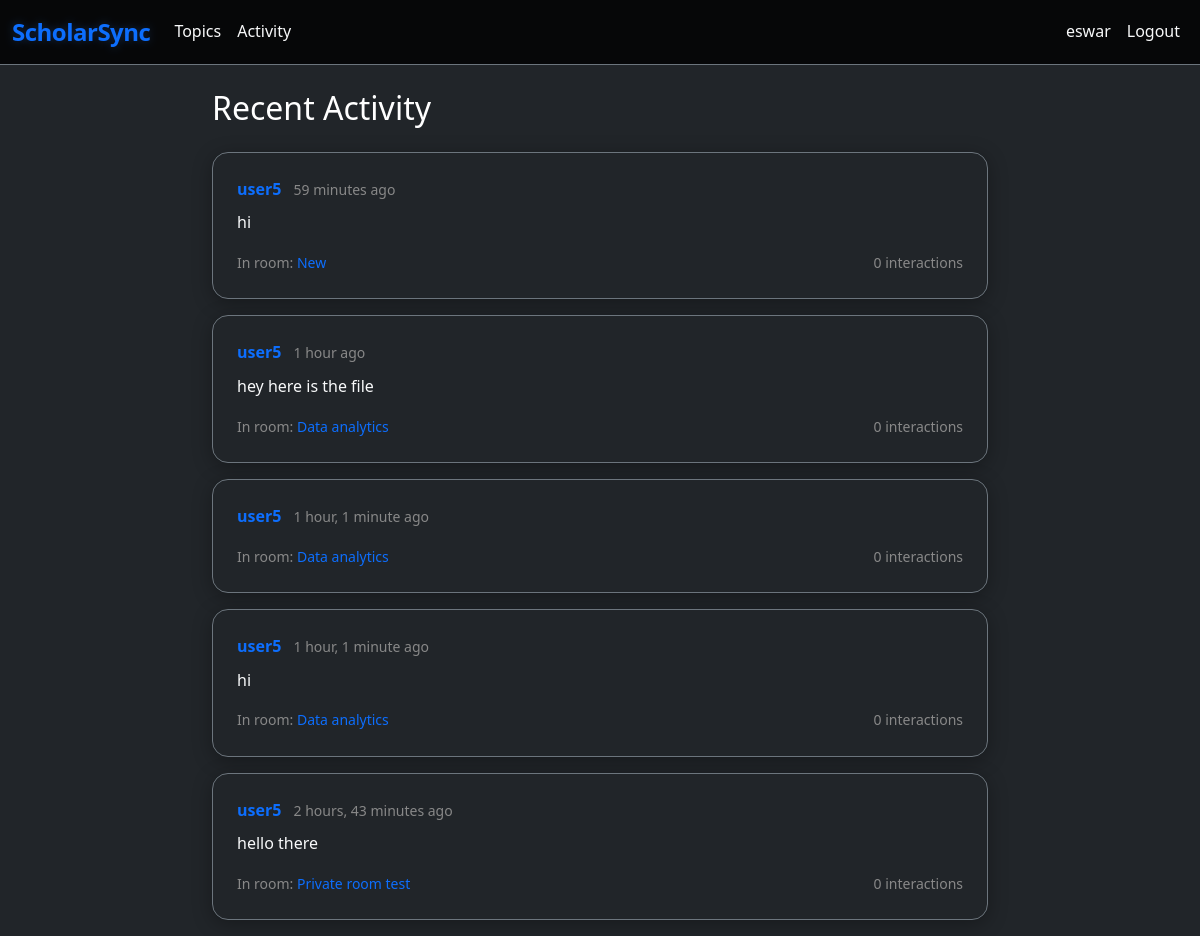
Screenshot of /activity/ (signed in) with the database file from the repository.
### base/models.py (models this page shows, shortened)
class Message(models.Model):
    user = models.ForeignKey(User, on_delete=models.CASCADE)
    room = models.ForeignKey(Room, on_delete=models.CASCADE)
    body = models.TextField()
    file_attachment = models.FileField(upload_to=get_file_path, null=True, blank=True)
    file_name = models.CharField(max_length=255, blank=True, null=True)
    file_type = models.CharField(max_length=20, blank=True, null=True)  # image, audio, video, document
    updated = models.DateTimeField(auto_now=True)
    created = models.DateTimeField(auto_now_add=True)
    class Meta:
        ordering = ['-created']

class Room(models.Model):
    host = models.ForeignKey(User, on_delete=models.SET_NULL, null=True)
    topic = models.ForeignKey(Topic, on_delete=models.SET_NULL, null=True)
    name = models.CharField(max_length=200)
    description = models.TextField(null=True, blank=True)
    participants = models.ManyToManyField(User, related_name='participants', blank=True)
    updated = models.DateTimeField(auto_now=True)
    created = models.DateTimeField(auto_now_add=True)
    is_active = models.BooleanField(default=True)
    max_participants = models.IntegerField(default=50)
    study_type = models.CharField(max_length=50, choices=[
        ('quiet', 'Quiet Study'),
        ('discussion', 'Discussion'),
        ('teaching', 'Teaching/Tutoring'),
    ], default='discussion')
    is_private = models.BooleanField(default=False)
    private_id = models.CharField(max_length=8, blank=True, null=True)
    private_password = models.CharField(max_length=20, blank=True, null=True)
    class Meta:
        ordering = ['-updated', '-created']

### base/views.py (the view)
# urls.py: path('activity/', views.activityPage, name="activity"),
@login_required(login_url='login')
def activityPage(request):
    room_messages = Message.objects.all()[0:5]
    return render(request, 'base/activity.html', {'room_messages': room_messages})

### templates/base/activity.html (shortened to what this page needs)
<!DOCTYPE html>
<html>
<head>
    <link href="https://cdn.jsdelivr.net/npm/bootstrap@5.1.3/dist/css/bootstrap.min.css" rel="stylesheet">
    <link rel="stylesheet" href="/static/css/style.css">
</head>
<body class="bg-dark">
    <nav class="navbar navbar-expand-lg navbar-dark bg-black border-bottom border-secondary">
        <div class="container">
            <a class="navbar-brand fw-bold text-primary" href="{% url 'home' %}">ScholarSync</a>
            <div class="collapse navbar-collapse" id="navbarNav">
                <ul class="navbar-nav me-auto">
                    <li class="nav-item">
                        <a class="nav-link text-light" href="{% url 'topics' %}">Topics</a>
                    </li>
                    <li class="nav-item">
                        <a class="nav-link active text-light" href="{% url 'activity' %}">Activity</a>
                    </li>
                </ul>
                <ul class="navbar-nav">
                    {% if request.user.is_authenticated %}
                        <li class="nav-item">
                            <a class="nav-link text-light" href="{% url 'update-user' %}">{{request.user.username}}</a>
                        </li>
                        <li class="nav-item">
                            <a class="nav-link text-light" href="{% url 'logout' %}">Logout</a>
                        </li>
                    {% endif %}
                </ul>
            </div>
        </div>
    </nav>
    <div class="container mt-4">
        <div class="row">
            <div class="col-md-8 offset-md-2">
                <h2 class="text-white mb-4">Recent Activity</h2>
                {% for message in room_messages %}
                    <div class="card bg-dark border-secondary mb-3">
                        <div class="card-body">
                            <div class="d-flex justify-content-between">
                                <div>
                                    <strong>
                                        <a href="{% url 'user-profile' message.user.id %}" class="text-primary text-decoration-none">
                                            {{ message.user.username }}
                                        </a>
                                    </strong>
                                    <small class="text-muted ms-2">{{ message.created|timesince }} ago</small>
                                </div>
                            </div>
                            <p class="text-light mt-2">{{ message.body }}</p>
                            <div class="d-flex justify-content-between">
                                <small class="text-muted">In room: <a href="{% url 'room' message.room.id %}" class="text-primary text-decoration-none">{{ message.room.name }}</a></small>
                                <small class="text-muted">{{ message.votes.count }} interactions</small>
                            </div>
                        </div>
                    </div>
                {% empty %}
                    <div class="alert alert-info bg-dark border-info text-info">
                        No recent activity.
                    </div>
                {% endfor %}
            </div>
        </div>
    </div>
</body>
</html>

### static/css/style.css (style rules this page uses)
body { font-family: 'Segoe UI', Tahoma, Geneva, Verdana, sans-serif; background-color: #121212; color: #e0e0e0; line-height: 1.6; }
.navbar-brand { font-weight: 700; font-size: 1.5rem; letter-spacing: -0.5px; text-shadow: 0 0 10px rgba(59, 130, 246, 0.3); }
.navbar { backdrop-filter: blur(10px); background-color: rgba(0, 0, 0, 0.8) !important; }
.container { max-width: 1200px; }
.card { background-color: #1e1e1e; border: 1px solid #333; border-radius: 16px; box-shadow: 0 4px 20px rgba(0, 0, 0, 0.3); transition: all 0.3s ease; backdrop-filter: blur(5px); }
.card-body { padding: 24px; }
.text-muted { color: #888 !important; }
a { color: #3b82f6; text-decoration: none; transition: color 0.2s ease; }

### rows the page displays
Message: user.username "user5", created "59 minutes", body "hi", room.name "New", votes.count "0"
Message: user.username "user5", created "1 hour", body "hey here is the file", room.name "Data analytics", votes.count "0"
Message: user.username "user5", created "1 hour, 1 minute", room.name "Data analytics", votes.count "0"
Message: user.username "user5", created "1 hour, 1 minute", body "hi", room.name "Data analytics", votes.count "0"
Message: user.username "user5", created "2 hours, 43 minutes", body "hello there", room.name "Private room test", votes.count "0"

### other values shown
{{ request.user.username }} "eswar"
